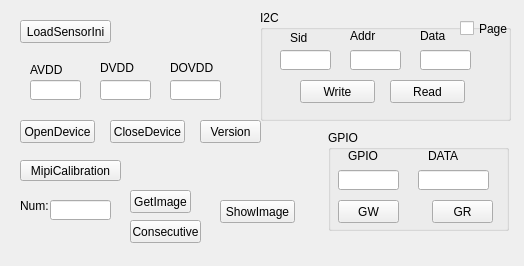
<?xml version="1.0" encoding="UTF-8"?>
<ui version="4.0">
 <class>MainWindow</class>
 <widget class="QMainWindow" name="MainWindow">
  <property name="geometry">
   <rect>
    <x>0</x>
    <y>0</y>
    <width>524</width>
    <height>266</height>
   </rect>
  </property>
  <property name="windowTitle">
   <string>SOI_PlatformManagerLibDLL Test UI</string>
  </property>
  <widget class="QWidget" name="centralwidget">
   <widget class="QPushButton" name="OpenDevice">
    <property name="geometry">
     <rect>
      <x>20</x>
      <y>120</y>
      <width>75</width>
      <height>23</height>
     </rect>
    </property>
    <property name="text">
     <string>OpenDevice</string>
    </property>
   </widget>
   <widget class="QPushButton" name="MipiCalibration">
    <property name="geometry">
     <rect>
      <x>20</x>
      <y>160</y>
      <width>101</width>
      <height>21</height>
     </rect>
    </property>
    <property name="text">
     <string>MipiCalibration</string>
    </property>
   </widget>
   <widget class="QPushButton" name="Version">
    <property name="geometry">
     <rect>
      <x>200</x>
      <y>120</y>
      <width>61</width>
      <height>23</height>
     </rect>
    </property>
    <property name="text">
     <string>Version</string>
    </property>
   </widget>
   <widget class="QPushButton" name="CloseDevice">
    <property name="geometry">
     <rect>
      <x>110</x>
      <y>120</y>
      <width>75</width>
      <height>23</height>
     </rect>
    </property>
    <property name="text">
     <string>CloseDevice</string>
    </property>
   </widget>
   <widget class="QGroupBox" name="groupBox">
    <property name="geometry">
     <rect>
      <x>260</x>
      <y>10</y>
      <width>251</width>
      <height>111</height>
     </rect>
    </property>
    <property name="title">
     <string>I2C</string>
    </property>
    <widget class="QLabel" name="label_2">
     <property name="geometry">
      <rect>
       <x>90</x>
       <y>20</y>
       <width>47</width>
       <height>12</height>
      </rect>
     </property>
     <property name="text">
      <string>Addr</string>
     </property>
    </widget>
    <widget class="QLabel" name="label_3">
     <property name="geometry">
      <rect>
       <x>160</x>
       <y>20</y>
       <width>47</width>
       <height>12</height>
      </rect>
     </property>
     <property name="text">
      <string>Data</string>
     </property>
    </widget>
    <widget class="QLineEdit" name="I2C_Addr">
     <property name="geometry">
      <rect>
       <x>90</x>
       <y>40</y>
       <width>51</width>
       <height>20</height>
      </rect>
     </property>
    </widget>
    <widget class="QLineEdit" name="I2C_Data">
     <property name="geometry">
      <rect>
       <x>160</x>
       <y>40</y>
       <width>51</width>
       <height>20</height>
      </rect>
     </property>
    </widget>
    <widget class="QLabel" name="label_4">
     <property name="geometry">
      <rect>
       <x>30</x>
       <y>20</y>
       <width>31</width>
       <height>16</height>
      </rect>
     </property>
     <property name="text">
      <string>Sid</string>
     </property>
    </widget>
    <widget class="QLineEdit" name="I2C_Sid">
     <property name="geometry">
      <rect>
       <x>20</x>
       <y>40</y>
       <width>51</width>
       <height>20</height>
      </rect>
     </property>
    </widget>
    <widget class="QPushButton" name="I2C_Write">
     <property name="geometry">
      <rect>
       <x>40</x>
       <y>70</y>
       <width>75</width>
       <height>23</height>
      </rect>
     </property>
     <property name="text">
      <string>Write</string>
     </property>
    </widget>
    <widget class="QPushButton" name="I2C_Read">
     <property name="geometry">
      <rect>
       <x>130</x>
       <y>70</y>
       <width>75</width>
       <height>23</height>
      </rect>
     </property>
     <property name="text">
      <string>Read</string>
     </property>
    </widget>
    <widget class="QCheckBox" name="I2C_Page">
     <property name="geometry">
      <rect>
       <x>200</x>
       <y>10</y>
       <width>51</width>
       <height>17</height>
      </rect>
     </property>
     <property name="text">
      <string>Page</string>
     </property>
    </widget>
   </widget>
   <widget class="QLineEdit" name="ImageNum">
    <property name="geometry">
     <rect>
      <x>50</x>
      <y>200</y>
      <width>61</width>
      <height>20</height>
     </rect>
    </property>
   </widget>
   <widget class="QLabel" name="label">
    <property name="geometry">
     <rect>
      <x>20</x>
      <y>200</y>
      <width>47</width>
      <height>12</height>
     </rect>
    </property>
    <property name="text">
     <string>Num:</string>
    </property>
   </widget>
   <widget class="QPushButton" name="GetImage">
    <property name="geometry">
     <rect>
      <x>130</x>
      <y>190</y>
      <width>61</width>
      <height>23</height>
     </rect>
    </property>
    <property name="text">
     <string>GetImage</string>
    </property>
   </widget>
   <widget class="QPushButton" name="Consecutive">
    <property name="geometry">
     <rect>
      <x>130</x>
      <y>220</y>
      <width>71</width>
      <height>23</height>
     </rect>
    </property>
    <property name="text">
     <string>Consecutive</string>
    </property>
   </widget>
   <widget class="QGroupBox" name="groupBox_2">
    <property name="geometry">
     <rect>
      <x>328</x>
      <y>130</y>
      <width>181</width>
      <height>101</height>
     </rect>
    </property>
    <property name="title">
     <string>GPIO</string>
    </property>
    <widget class="QLabel" name="label_5">
     <property name="geometry">
      <rect>
       <x>20</x>
       <y>20</y>
       <width>47</width>
       <height>12</height>
      </rect>
     </property>
     <property name="text">
      <string>GPIO</string>
     </property>
    </widget>
    <widget class="QLabel" name="label_6">
     <property name="geometry">
      <rect>
       <x>100</x>
       <y>20</y>
       <width>47</width>
       <height>12</height>
      </rect>
     </property>
     <property name="text">
      <string>DATA</string>
     </property>
    </widget>
    <widget class="QLineEdit" name="GPIO_Id">
     <property name="geometry">
      <rect>
       <x>10</x>
       <y>40</y>
       <width>61</width>
       <height>20</height>
      </rect>
     </property>
    </widget>
    <widget class="QLineEdit" name="GPIO_Data">
     <property name="geometry">
      <rect>
       <x>90</x>
       <y>40</y>
       <width>71</width>
       <height>20</height>
      </rect>
     </property>
    </widget>
    <widget class="QPushButton" name="GPIO_Write">
     <property name="geometry">
      <rect>
       <x>10</x>
       <y>70</y>
       <width>61</width>
       <height>23</height>
      </rect>
     </property>
     <property name="text">
      <string>GW</string>
     </property>
    </widget>
    <widget class="QPushButton" name="GPIO_Read">
     <property name="geometry">
      <rect>
       <x>104</x>
       <y>70</y>
       <width>61</width>
       <height>23</height>
      </rect>
     </property>
     <property name="text">
      <string>GR</string>
     </property>
    </widget>
   </widget>
   <widget class="QPushButton" name="ShowImage">
    <property name="geometry">
     <rect>
      <x>220</x>
      <y>200</y>
      <width>75</width>
      <height>23</height>
     </rect>
    </property>
    <property name="text">
     <string>ShowImage</string>
    </property>
   </widget>
   <widget class="QPushButton" name="LoadSensorIni">
    <property name="geometry">
     <rect>
      <x>20</x>
      <y>20</y>
      <width>91</width>
      <height>23</height>
     </rect>
    </property>
    <property name="text">
     <string>LoadSensorIni</string>
    </property>
   </widget>
   <widget class="QLineEdit" name="DVDD">
    <property name="geometry">
     <rect>
      <x>100</x>
      <y>80</y>
      <width>51</width>
      <height>20</height>
     </rect>
    </property>
   </widget>
   <widget class="QLineEdit" name="AVDD">
    <property name="geometry">
     <rect>
      <x>30</x>
      <y>80</y>
      <width>51</width>
      <height>20</height>
     </rect>
    </property>
   </widget>
   <widget class="QLineEdit" name="DOVDD">
    <property name="geometry">
     <rect>
      <x>170</x>
      <y>80</y>
      <width>51</width>
      <height>20</height>
     </rect>
    </property>
   </widget>
   <widget class="QLabel" name="label_7">
    <property name="geometry">
     <rect>
      <x>100</x>
      <y>60</y>
      <width>47</width>
      <height>16</height>
     </rect>
    </property>
    <property name="text">
     <string>DVDD</string>
    </property>
   </widget>
   <widget class="QLabel" name="label_8">
    <property name="geometry">
     <rect>
      <x>30</x>
      <y>60</y>
      <width>41</width>
      <height>20</height>
     </rect>
    </property>
    <property name="text">
     <string>AVDD</string>
    </property>
   </widget>
   <widget class="QLabel" name="label_9">
    <property name="geometry">
     <rect>
      <x>170</x>
      <y>60</y>
      <width>47</width>
      <height>16</height>
     </rect>
    </property>
    <property name="text">
     <string>DOVDD</string>
    </property>
   </widget>
  </widget>
  <action name="action_LoadIniFile">
   <property name="text">
    <string>&amp;LoadIniFile</string>
   </property>
  </action>
  <action name="action_Quit">
   <property name="text">
    <string>&amp;Quit</string>
   </property>
  </action>
  <action name="action_Help">
   <property name="text">
    <string>&amp;Help</string>
   </property>
  </action>
 </widget>
 <resources/>
 <connections/>
</ui>
